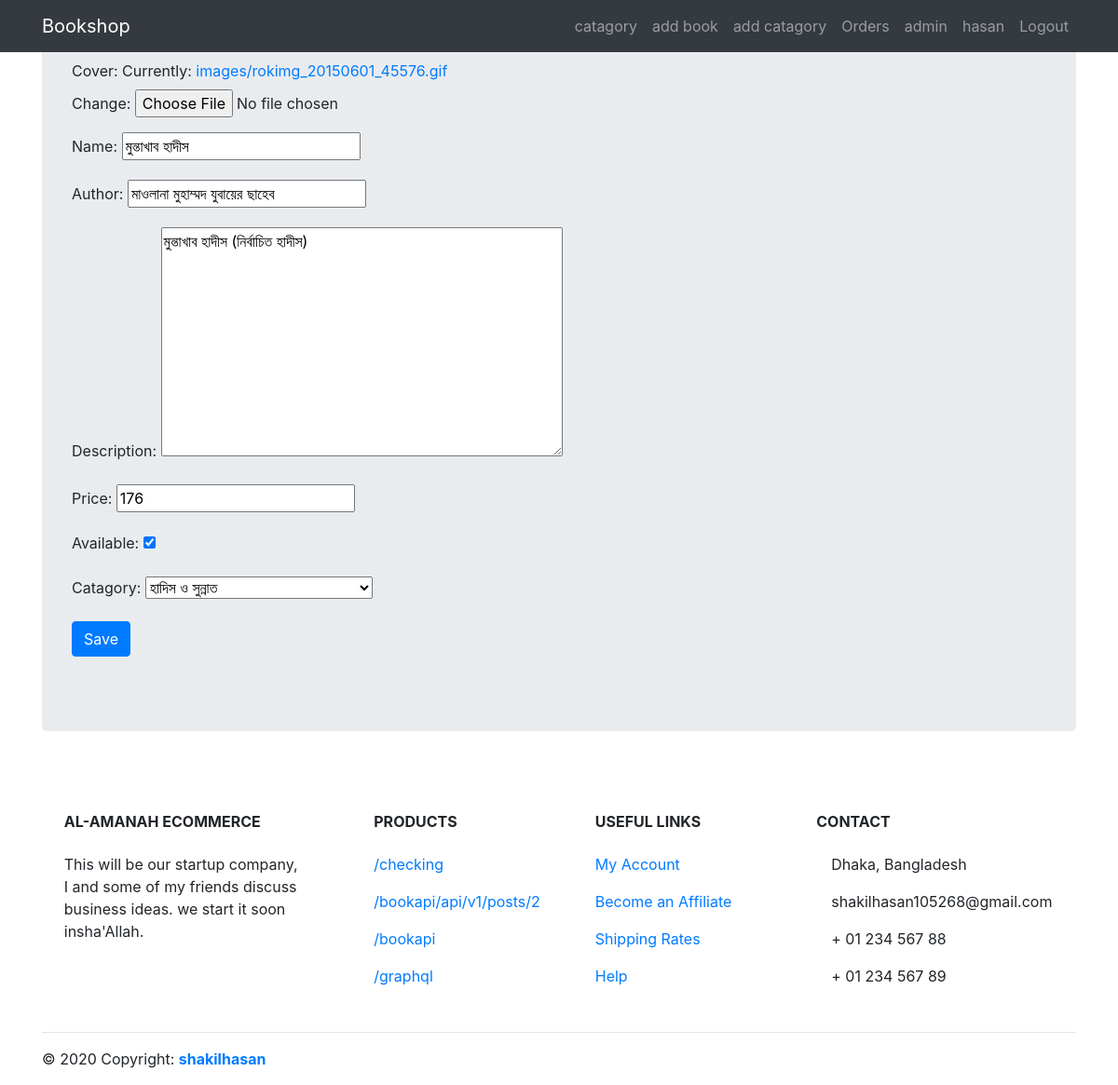
Page /book_edit/5/ (signed in) on the committed database.
### book_info/models.py (models this page shows, shortened)
class Book_info(models.Model):
    cover= models.ImageField(upload_to='images/', null=True)
    name = models.CharField(max_length=100, null=True)
    author= models.CharField(max_length=100, null=True)
    description = models.TextField(blank=True, null=True)
    price = models.IntegerField( null=True)
    available = models.BooleanField(default=True)
    catagory = models.ForeignKey(Catagory, related_name="book_infos", on_delete=models.CASCADE, null=True)
    created = models.DateTimeField(auto_now_add=True, null=True)

class Catagory(models.Model):
    class Meta:
        verbose_name_plural = "Catagories"
    name = models.CharField(max_length=100)
    def __str__(self):
        return self.name

### book_info/views.py (the view)
# urls.py: path('book_edit/<int:book_id>/', views.book_edit, name='book_edit'),
def book_edit(request,book_id):
    template = loader.get_template('book_info/book_edit.html')
    if request.user.is_superuser:
        book = Book_info.objects.get(id=book_id)
        if request.method == 'POST':
            form = BookAddForm(request.POST, request.FILES, instance=book)
            if form.is_valid():
                form.save()
                return redirect('book_home')
        else:
            form = BookAddForm(instance=book)
        context = {'form':form}
        return HttpResponse(template.render(context, request))

### book_info/forms.py
class BookAddForm(forms.ModelForm):
    class Meta:
        model = Book_info
        fields = ['cover','name','author','description','price','available','catagory']

### book_info/templates/book_info/book_edit.html (shortened to what this page needs)
{% extends 'base.html' %}
{% load static %}
{% block content %}
    <form method="POST" class="form-horizontal" enctype="multipart/form-data" >
        {{ form.as_p }}
        <button type="submit" class="btn btn-primary">Save</button>
    </form>
{% endblock %}

### templates/base.html (shortened to what this page needs)
{% load static %}
<html>
   <head>
   {% load staticfiles %}
      <link href="{% static 'css/bootstrap.min.css' %}" rel="stylesheet">
      <link rel="stylesheet" href="{% static 'css/style.css' %}">
   </head>
   <body>
<nav class="navbar navbar-expand-sm bg-dark navbar-dark fixed-top"  >
  <div class="container">
  <a class="navbar-brand" href="{% url 'book_home' %}">Bookshop</a>
  <div class="collapse navbar-collapse" id="navbarResponsive">
  <ul class="navbar-nav ml-auto">
    <li class="nav-item ">
      <a class="nav-link" href="{% url 'catagory_home' %}">catagory</a>
    </li>
    {% if user.is_authenticated %}
    {% if user.is_superuser %}
    <li class="nav-item">
      <a class="nav-link" href="{% url 'book_add' %}">add book</a>
    </li>
    <li class="nav-item">
      <a class="nav-link" href="{% url 'catagory_add' %}">add catagory</a>
    </li>
    <li class="nav-item">
      <a class="nav-link" href="{% url 'order' %}">Orders</a>
    </li>
    <li class="nav-item">
      <a class="nav-link" href="http://127.0.0.1:8000/admin/">admin</a>
    </li>
    {% endif %}
    <li class="nav-item">
      <a class="nav-link" >{{user.username}}</a>
    </li>
    <li class="nav-item">
      <a class="nav-link" href="{% url 'logout' %}" >Logout</a>
    </li>
    {% endif %}
  </ul>
</div>
</div>
</nav>
<div class="container">
      <div class="jumbotron">
         {% block content %}
         {% endblock %}
      </div>
</div>
<footer class="page-footer font-small mdb-color pt-4">
  <div class="container text-center text-md-left">
    <div class="row text-center text-md-left mt-3 pb-3">
      <div class="col-md-3 col-lg-3 col-xl-3 mx-auto mt-3">
        <h6 class="text-uppercase mb-4 font-weight-bold">al-amanah ecommerce</h6>
        <p>This will be our startup company, I and some of my friends discuss business ideas.
          we start it soon insha'Allah.</p>
      </div>
      <div class="col-md-2 col-lg-2 col-xl-2 mx-auto mt-3">
        <h6 class="text-uppercase mb-4 font-weight-bold">Products</h6>
        <p>  <a href="http://127.0.0.1:8000/checking/">/checking</a>  </p>
        <p>  <a href="http://127.0.0.1:8000/bookapi/api/v1/posts/2/">/bookapi/api/v1/posts/2</a>  </p>
        <p>  <a href="http://127.0.0.1:8000/bookapi/">/bookapi</a>  </p>
        <p>  <a href="http://127.0.0.1:8000/graphql/">/graphql</a>  </p>
      </div>
      <div class="col-md-3 col-lg-2 col-xl-2 mx-auto mt-3">
        <h6 class="text-uppercase mb-4 font-weight-bold">Useful links</h6>
        <p>  <a href="#!">My Account</a>  </p>
        <p>  <a href="#!">Become an Affiliate</a>  </p>
        <p>  <a href="#!">Shipping Rates</a>  </p>
        <p>  <a href="#!">Help</a></p>
      </div>
      <div class="col-md-4 col-lg-3 col-xl-3 mx-auto mt-3">
        <h6 class="text-uppercase mb-4 font-weight-bold">Contact</h6>
        <p> Dhaka, Bangladesh</p>
        <p> shakilhasan105268@gmail.com</p>
        <p>   + 01 234 567 88</p>
        <p>   + 01 234 567 89</p>
      </div>
    </div>
    <hr>
    <div class="row d-flex align-items-center">
      <div class="col-md-7 col-lg-8">
        <p class="text-center text-md-left">© 2020 Copyright:  <a href="#">  <strong>shakilhasan</strong></a>  </p>
      </div>
      <div class="col-md-5 col-lg-4 ml-lg-0">
        <div class="text-center text-md-right">
          <ul class="list-unstyled list-inline">
            <li class="list-inline-item">
              <a class="btn-floating btn-sm rgba-white-slight mx-1">
              </a>
            </li>
            <li class="list-inline-item">
              <a class="btn-floating btn-sm rgba-white-slight mx-1">
              </a>
            </li>
            <li class="list-inline-item">
              <a class="btn-floating btn-sm rgba-white-slight mx-1">
              </a>
            </li>
            <li class="list-inline-item">
              <a class="btn-floating btn-sm rgba-white-slight mx-1">
              </a>
            </li>
          </ul>
        </div>
      </div>
    </div>
  </div>
</footer>
    </body>
</html>

### rows in the picture
Book_info: name "মুন্তাখাব হাদীস", author "মাওলানা মুহাম্মদ যুবায়ের ছাহেব", description "মুন্তাখাব হাদীস (নির্বাচিত হাদীস)", price "176", available "☑", catagory "হাদিস ও সুন্নাত"

### other values in the picture
{{ user.username }} "hasan"
